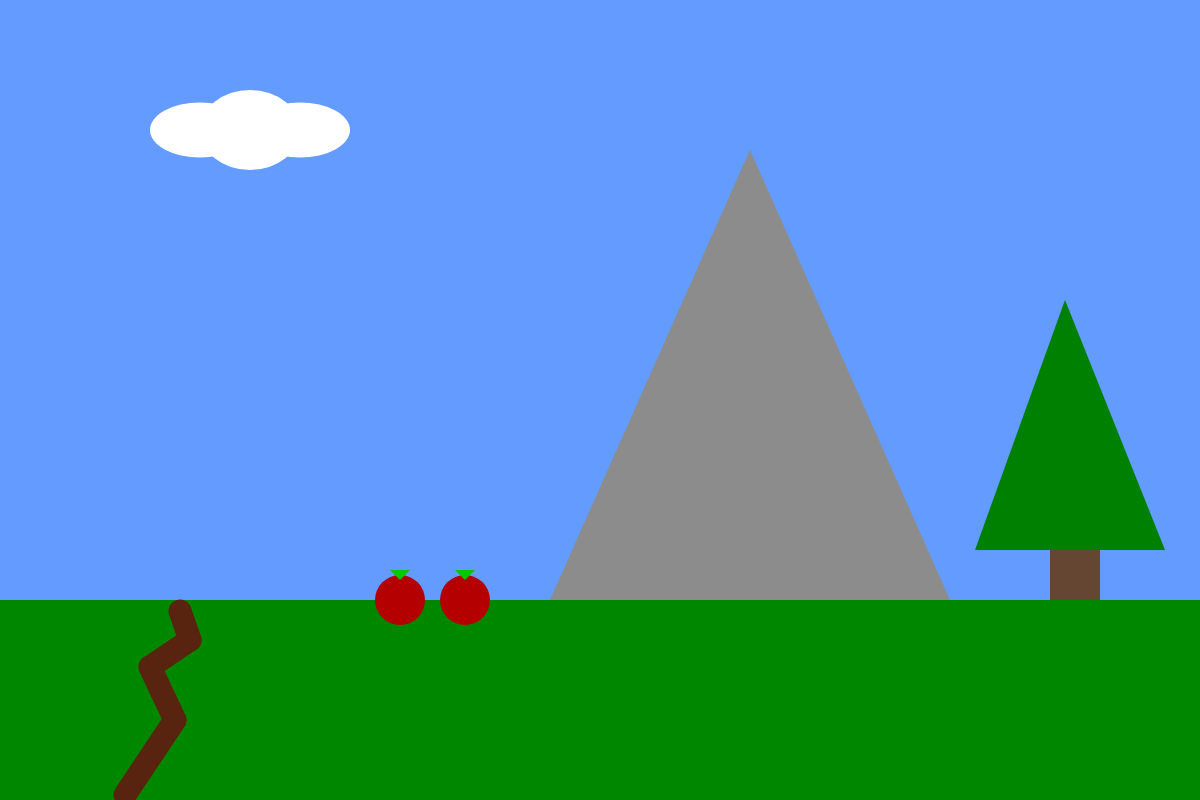
Frame 1 (no input)
Frame 60 (no input): identical to frame 1, image omitted
Frame 120 (the mouse pressed at the canvas centre since frame 60): identical to frame 1, image omitted

The p5.js sketch that drew this single still picture (run headless with seeded random() and noise() and a simulated clock; from frame 60 on, the mouse is pressed at the canvas centre):

// p5.js sketch
// ── sketch.js

function setup()
{
	createCanvas(1200, 800);
}

function draw()
{
	background(100, 155, 255);
    
	noStroke();
	fill(0,135,0);
	rect(0, 600, 1200, 200); 

    //cloud
	noStroke();
	fill(255);
    ellipse(250, 130, 100, 80);
    ellipse(200, 130, 100, 55);
    ellipse(300, 130, 100, 55);
    
	//mountain
	noStroke();
	fill(140);
    triangle(750,150,550,600,950,600);
	

    //tree
	noStroke();
	fill(100,70,50);
    rect(1050,400,50,200);
    fill(0, 128, 0);
    triangle(1065, 300, 975, 550, 1165, 550);
	

    //canyon
	noStroke();
	stroke(88, 35, 15);
    strokeWeight(23); 
    fill(80, 110, 30);
    line(180, 611, 190, 640);
	line(190,640,150,667);
	line(150,667,175,720);
	line(175,720,125,795);


    //collectable item(apple)
	noStroke();
	fill(180,0,0);
    ellipse(400,600,50,50);
    fill(0,200,0);
    triangle(400,580,390,570,410,570);
    fill(180,0,0);
    ellipse(465,600,50,50);
    fill(0,200,0);
    triangle(465,580,455,570,475,570);
    
	
}
